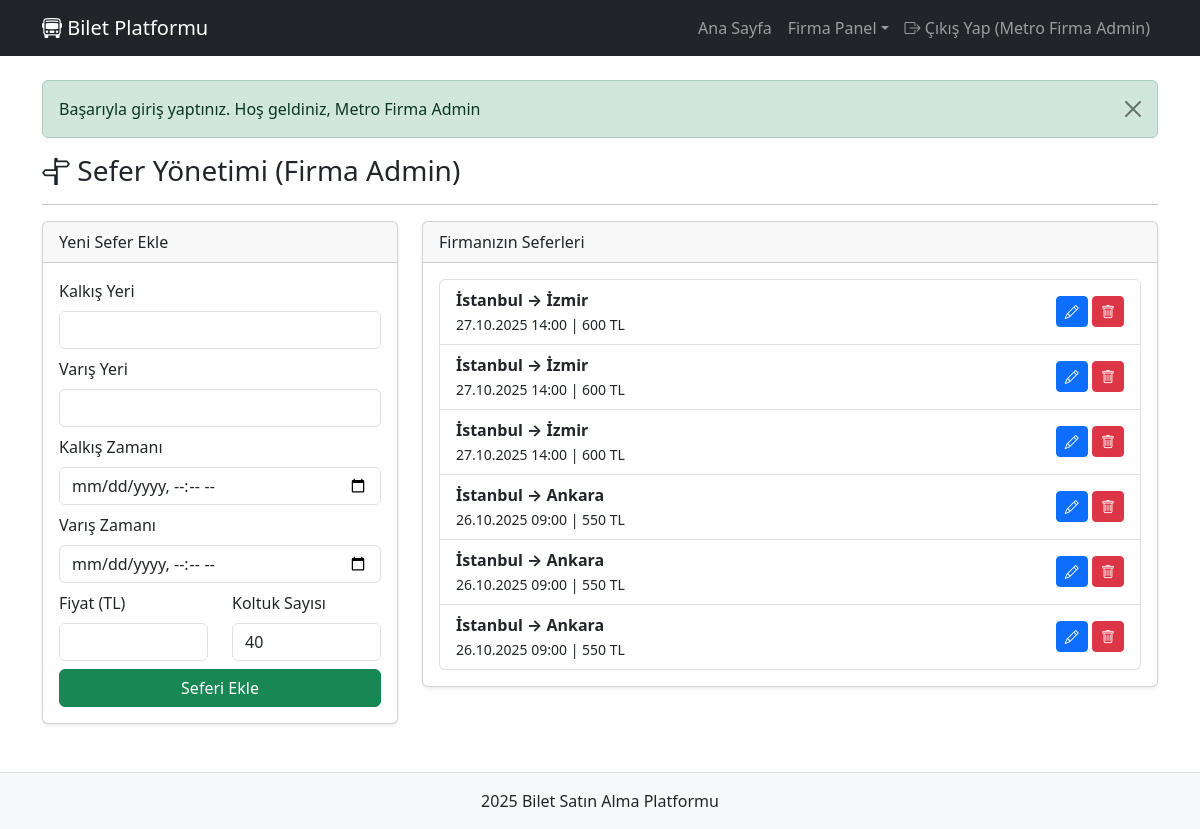
Page /firma/trips (signed in) on the committed database.
### tables this page shows
CREATE TABLE Trips (
            id INTEGER PRIMARY KEY AUTOINCREMENT,
            company_id INTEGER NOT NULL,
            departure_city TEXT NOT NULL,
            arrival_city TEXT NOT NULL,
            departure_time DATETIME NOT NULL,
            arrival_time DATETIME NOT NULL,
            price REAL NOT NULL,
            seat_count INTEGER NOT NULL DEFAULT 40,
            FOREIGN KEY (company_id) REFERENCES Companies(id) ON DELETE CASCADE
        );

### app/controllers/FirmaAdminController.php (called while the page is built, shortened)
<?php
class FirmaAdminController {
    private $db;
    private $company_id;
    public function __construct() {
        $this->db = (new Database())->getConnection();
        $this->company_id = $_SESSION['company_id'];
    }
    public function manageTrips() {
        $stmt = $this->db->prepare("SELECT * FROM Trips WHERE company_id = ? ORDER BY departure_time DESC");
        $stmt->execute([$this->company_id]);
        $trips = $stmt->fetchAll();
        load_view('firma/manage_trips', ['trips' => $trips]);
    }
}

### app/config/Database.php (called while the page is built)
<?php
class Database {
    private $dbPath = __DIR__ . '/../../database/bus_ticket.sqlite';
    private $connection = null;
    public function getConnection() {
        if ($this->connection == null) {
            try {
                $this->connection = new PDO("sqlite:" . $this->dbPath);
                $this->connection->setAttribute(PDO::ATTR_ERRMODE, PDO::ERRMODE_EXCEPTION);
                $this->connection->setAttribute(PDO::ATTR_DEFAULT_FETCH_MODE, PDO::FETCH_ASSOC);
                $this->connection->exec('PRAGMA foreign_keys = ON;');
            } catch (PDOException $e) {
                die("Bağlantı hatası: " . $e->getMessage());
            }
        }
        return $this->connection;
    }
}

### app/config/init.php (called while the page is built, shortened)
<?php
require_once __DIR__ . '/Database.php';
function e($string) {
    return htmlspecialchars($string, ENT_QUOTES, 'UTF-8');
}

### app/views/firma/manage_trips.php (the view, shortened to what this page needs)
<h3><i class="bi bi-signpost-split"></i> Sefer Yönetimi (Firma Admin)</h3>
<hr>
<div class="row">
    <div class="col-md-4">
        <div class="card shadow-sm">
            <div class="card-header">Yeni Sefer Ekle</div>
            <div class="card-body">
                <form action="<?php echo BASE_URL; ?>firma/trips" method="POST">
                    <div class="mb-2">
                        <label class="form-label">Kalkış Yeri</label>
                        <input type="text" name="departure_city" class="form-control" required>
                    </div>
                    <div class="mb-2">
                        <label class="form-label">Varış Yeri</label>
                        <input type="text" name="arrival_city" class="form-control" required>
                    </div>
                    <div class="mb-2">
                        <label class="form-label">Kalkış Zamanı</label>
                        <input type="datetime-local" name="departure_time" class="form-control" required>
                    </div>
                    <div class="mb-2">
                        <label class="form-label">Varış Zamanı</label>
                        <input type="datetime-local" name="arrival_time" class="form-control" required>
                    </div>
                    <div class="row">
                        <div class="col-6 mb-2">
                             <label class="form-label">Fiyat (TL)</label>
                            <input type="number" step="0.01" name="price" class="form-control" required>
                        </div>
                         <div class="col-6 mb-2">
                             <label class="form-label">Koltuk Sayısı</label>
                            <input type="number" name="seat_count" class="form-control" value="40" required>
                        </div>
                    </div>
                    <button type="submit" class="btn btn-success w-100">Seferi Ekle</button>
                </form>
            </div>
        </div>
    </div>
    <div class="col-md-8">
         <div class="card shadow-sm">
             <div class="card-header">Firmanızın Seferleri</div>
             <div class="card-body">
                 <div class="list-group">
                    <?php if (empty($trips)): ?>
                        <p class="text-muted">Henüz sefer eklememişsiniz.</p>
                    <?php else: ?>
                        <?php foreach ($trips as $trip): ?>
                            <div class="list-group-item d-flex justify-content-between align-items-center">
                                <div>
                                    <strong><?php echo e($trip['departure_city']); ?> &rarr; <?php echo e($trip['arrival_city']); ?></strong>
                                    <br>
                                    <small><?php echo date('d.m.Y H:i', strtotime($trip['departure_time'])); ?> | <?php echo e($trip['price']); ?> TL</small>
                                </div>
                                <div>
                                    <a href="<?php echo BASE_URL . 'firma/trips/edit/' . $trip['id']; ?>" class="btn btn-primary btn-sm">
                                        <i class="bi bi-pencil"></i>
                                    </a>
                                    <a href="<?php echo BASE_URL . 'firma/trips?action=delete&id=' . $trip['id']; ?>"
                                       class="btn btn-danger btn-sm"
                                       onclick="return confirm('Bu seferi silmek istediğinizden emin misiniz?');">
                                        <i class="bi bi-trash"></i>
                                    </a>
                                </div>
                            </div>
                        <?php endforeach; ?>
                    <?php endif; ?>
                 </div>
             </div>
         </div>
    </div>
</div>

### rows in the picture
trips: departure_city "İstanbul", arrival_city "İzmir", departure_time "27.10.2025 14:00", price "600"
trips: departure_city "İstanbul", arrival_city "İzmir", departure_time "27.10.2025 14:00", price "600"
trips: departure_city "İstanbul", arrival_city "İzmir", departure_time "27.10.2025 14:00", price "600"
trips: departure_city "İstanbul", arrival_city "Ankara", departure_time "26.10.2025 09:00", price "550"
trips: departure_city "İstanbul", arrival_city "Ankara", departure_time "26.10.2025 09:00", price "550"
trips: departure_city "İstanbul", arrival_city "Ankara", departure_time "26.10.2025 09:00", price "550"

### other values in the picture
$_SESSION['fullname'] "Metro Firma Admin"
$msg['message'] "Başarıyla giriş yaptınız. Hoş geldiniz, Metro Firma Admin"
